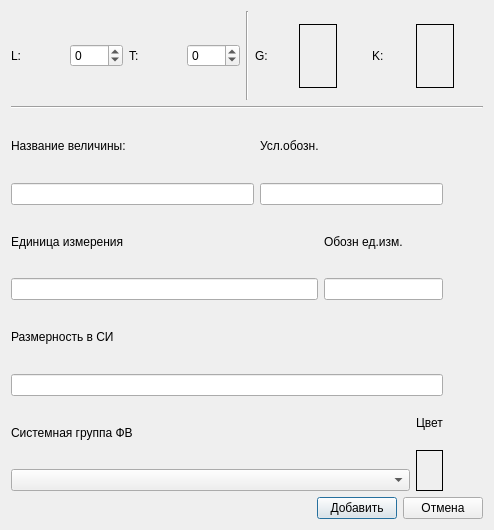
<?xml version="1.0" encoding="UTF-8"?>
<ui version="4.0">
 <class>AddElement</class>
 <widget class="QDialog" name="AddElement">
  <property name="geometry">
   <rect>
    <x>0</x>
    <y>0</y>
    <width>494</width>
    <height>530</height>
   </rect>
  </property>
  <property name="windowTitle">
   <string>Добавление величины</string>
  </property>
  <layout class="QVBoxLayout" name="verticalLayout_8">
   <item>
    <layout class="QHBoxLayout" name="horizontalLayout_16">
     <item>
      <layout class="QHBoxLayout" name="horizontalLayout">
       <item>
        <widget class="QLabel" name="label_2">
         <property name="text">
          <string>L:</string>
         </property>
        </widget>
       </item>
       <item>
        <widget class="QSpinBox" name="l_coord">
         <property name="minimum">
          <number>-100</number>
         </property>
         <property name="maximum">
          <number>100</number>
         </property>
        </widget>
       </item>
       <item>
        <widget class="QLabel" name="label_3">
         <property name="text">
          <string>T:</string>
         </property>
        </widget>
       </item>
       <item>
        <widget class="QSpinBox" name="t_coord">
         <property name="minimum">
          <number>-100</number>
         </property>
         <property name="maximum">
          <number>100</number>
         </property>
        </widget>
       </item>
      </layout>
     </item>
     <item>
      <widget class="Line" name="line">
       <property name="orientation">
        <enum>Qt::Vertical</enum>
       </property>
      </widget>
     </item>
     <item>
      <layout class="QHBoxLayout" name="horizontalLayout_15">
       <item>
        <layout class="QHBoxLayout" name="horizontalLayout_2" stretch="0,0">
         <property name="leftMargin">
          <number>0</number>
         </property>
         <property name="topMargin">
          <number>13</number>
         </property>
         <property name="rightMargin">
          <number>29</number>
         </property>
         <property name="bottomMargin">
          <number>12</number>
         </property>
         <item>
          <widget class="QLabel" name="label_4">
           <property name="text">
            <string>G:</string>
           </property>
          </widget>
         </item>
         <item>
          <widget class="QLabel" name="g_coord">
           <property name="frameShape">
            <enum>QFrame::Box</enum>
           </property>
           <property name="text">
            <string/>
           </property>
           <property name="scaledContents">
            <bool>false</bool>
           </property>
          </widget>
         </item>
        </layout>
       </item>
       <item>
        <layout class="QHBoxLayout" name="horizontalLayout_3">
         <property name="topMargin">
          <number>13</number>
         </property>
         <property name="rightMargin">
          <number>29</number>
         </property>
         <property name="bottomMargin">
          <number>12</number>
         </property>
         <item>
          <widget class="QLabel" name="label_5">
           <property name="text">
            <string>K:</string>
           </property>
          </widget>
         </item>
         <item>
          <widget class="QLabel" name="k_coord">
           <property name="frameShape">
            <enum>QFrame::Box</enum>
           </property>
           <property name="text">
            <string/>
           </property>
          </widget>
         </item>
        </layout>
       </item>
      </layout>
     </item>
    </layout>
   </item>
   <item>
    <widget class="Line" name="line_2">
     <property name="orientation">
      <enum>Qt::Horizontal</enum>
     </property>
    </widget>
   </item>
   <item>
    <layout class="QHBoxLayout" name="horizontalLayout_10" stretch="4,3,0">
     <item>
      <layout class="QVBoxLayout" name="verticalLayout">
       <item>
        <layout class="QHBoxLayout" name="horizontalLayout_6">
         <item>
          <widget class="QLabel" name="label">
           <property name="text">
            <string>Название величины:</string>
           </property>
          </widget>
         </item>
         <item>
          <spacer name="horizontalSpacer_6">
           <property name="orientation">
            <enum>Qt::Horizontal</enum>
           </property>
           <property name="sizeHint" stdset="0">
            <size>
             <width>30</width>
             <height>17</height>
            </size>
           </property>
          </spacer>
         </item>
        </layout>
       </item>
       <item>
        <widget class="QLineEdit" name="nameval"/>
       </item>
      </layout>
     </item>
     <item>
      <layout class="QVBoxLayout" name="verticalLayout_2">
       <item>
        <layout class="QHBoxLayout" name="horizontalLayout_8">
         <item>
          <widget class="QLabel" name="label_7">
           <property name="text">
            <string>Усл.обозн.</string>
           </property>
          </widget>
         </item>
         <item>
          <spacer name="horizontalSpacer_10">
           <property name="orientation">
            <enum>Qt::Horizontal</enum>
           </property>
           <property name="sizeHint" stdset="0">
            <size>
             <width>40</width>
             <height>20</height>
            </size>
           </property>
          </spacer>
         </item>
        </layout>
       </item>
       <item>
        <widget class="QLineEdit" name="symbol"/>
       </item>
      </layout>
     </item>
     <item>
      <spacer name="horizontalSpacer_4">
       <property name="orientation">
        <enum>Qt::Horizontal</enum>
       </property>
       <property name="sizeHint" stdset="0">
        <size>
         <width>40</width>
         <height>20</height>
        </size>
       </property>
      </spacer>
     </item>
    </layout>
   </item>
   <item>
    <layout class="QHBoxLayout" name="horizontalLayout_9" stretch="1,0,0">
     <item>
      <layout class="QVBoxLayout" name="verticalLayout_4">
       <item>
        <layout class="QHBoxLayout" name="horizontalLayout_5">
         <item>
          <widget class="QLabel" name="label_6">
           <property name="text">
            <string>Единица измерения</string>
           </property>
          </widget>
         </item>
         <item>
          <spacer name="horizontalSpacer_7">
           <property name="orientation">
            <enum>Qt::Horizontal</enum>
           </property>
           <property name="sizeHint" stdset="0">
            <size>
             <width>40</width>
             <height>20</height>
            </size>
           </property>
          </spacer>
         </item>
        </layout>
       </item>
       <item>
        <widget class="QLineEdit" name="uom"/>
       </item>
      </layout>
     </item>
     <item>
      <layout class="QVBoxLayout" name="verticalLayout_3">
       <item>
        <layout class="QHBoxLayout" name="horizontalLayout_7">
         <item>
          <widget class="QLabel" name="label_8">
           <property name="text">
            <string>Обозн ед.изм.</string>
           </property>
          </widget>
         </item>
         <item>
          <spacer name="horizontalSpacer_11">
           <property name="orientation">
            <enum>Qt::Horizontal</enum>
           </property>
           <property name="sizeHint" stdset="0">
            <size>
             <width>40</width>
             <height>20</height>
            </size>
           </property>
          </spacer>
         </item>
        </layout>
       </item>
       <item>
        <widget class="QLineEdit" name="suom"/>
       </item>
      </layout>
     </item>
     <item>
      <spacer name="horizontalSpacer_5">
       <property name="orientation">
        <enum>Qt::Horizontal</enum>
       </property>
       <property name="sizeHint" stdset="0">
        <size>
         <width>40</width>
         <height>20</height>
        </size>
       </property>
      </spacer>
     </item>
    </layout>
   </item>
   <item>
    <layout class="QHBoxLayout" name="horizontalLayout_11" stretch="1,0">
     <item>
      <layout class="QVBoxLayout" name="verticalLayout_5">
       <item>
        <layout class="QHBoxLayout" name="horizontalLayout_4">
         <item>
          <widget class="QLabel" name="label_11">
           <property name="text">
            <string>Размерность в СИ</string>
           </property>
          </widget>
         </item>
         <item>
          <spacer name="horizontalSpacer_9">
           <property name="orientation">
            <enum>Qt::Horizontal</enum>
           </property>
           <property name="sizeHint" stdset="0">
            <size>
             <width>40</width>
             <height>20</height>
            </size>
           </property>
          </spacer>
         </item>
        </layout>
       </item>
       <item>
        <widget class="QLineEdit" name="sys_c"/>
       </item>
      </layout>
     </item>
     <item>
      <spacer name="horizontalSpacer">
       <property name="orientation">
        <enum>Qt::Horizontal</enum>
       </property>
       <property name="sizeHint" stdset="0">
        <size>
         <width>40</width>
         <height>20</height>
        </size>
       </property>
      </spacer>
     </item>
    </layout>
   </item>
   <item>
    <layout class="QHBoxLayout" name="horizontalLayout_13" stretch="10,0,0">
     <property name="rightMargin">
      <number>0</number>
     </property>
     <item>
      <layout class="QVBoxLayout" name="verticalLayout_6">
       <item>
        <layout class="QHBoxLayout" name="horizontalLayout_12">
         <item>
          <widget class="QLabel" name="label_9">
           <property name="text">
            <string>Системная группа ФВ</string>
           </property>
          </widget>
         </item>
         <item>
          <spacer name="horizontalSpacer_8">
           <property name="orientation">
            <enum>Qt::Horizontal</enum>
           </property>
           <property name="sizeHint" stdset="0">
            <size>
             <width>40</width>
             <height>20</height>
            </size>
           </property>
          </spacer>
         </item>
        </layout>
       </item>
       <item>
        <widget class="QComboBox" name="comboBox"/>
       </item>
      </layout>
     </item>
     <item>
      <layout class="QVBoxLayout" name="verticalLayout_7">
       <item>
        <widget class="QLabel" name="label_10">
         <property name="text">
          <string>Цвет</string>
         </property>
        </widget>
       </item>
       <item>
        <widget class="QLabel" name="color_value">
         <property name="frameShape">
          <enum>QFrame::Box</enum>
         </property>
         <property name="text">
          <string/>
         </property>
        </widget>
       </item>
      </layout>
     </item>
     <item>
      <spacer name="horizontalSpacer_3">
       <property name="orientation">
        <enum>Qt::Horizontal</enum>
       </property>
       <property name="sizeHint" stdset="0">
        <size>
         <width>40</width>
         <height>20</height>
        </size>
       </property>
      </spacer>
     </item>
    </layout>
   </item>
   <item>
    <layout class="QHBoxLayout" name="horizontalLayout_14">
     <item>
      <spacer name="horizontalSpacer_2">
       <property name="orientation">
        <enum>Qt::Horizontal</enum>
       </property>
       <property name="sizeHint" stdset="0">
        <size>
         <width>40</width>
         <height>20</height>
        </size>
       </property>
      </spacer>
     </item>
     <item>
      <widget class="QPushButton" name="pushButton">
       <property name="text">
        <string>Добавить</string>
       </property>
       <property name="icon">
        <iconset resource="res.qrc">
         <normaloff>:/pics/pics/ok.png</normaloff>:/pics/pics/ok.png</iconset>
       </property>
      </widget>
     </item>
     <item>
      <widget class="QPushButton" name="pushButton_2">
       <property name="text">
        <string>Отмена</string>
       </property>
       <property name="icon">
        <iconset resource="res.qrc">
         <normaloff>:/pics/pics/closehide.png</normaloff>:/pics/pics/closehide.png</iconset>
       </property>
      </widget>
     </item>
    </layout>
   </item>
  </layout>
 </widget>
 <tabstops>
  <tabstop>nameval</tabstop>
  <tabstop>symbol</tabstop>
  <tabstop>uom</tabstop>
  <tabstop>suom</tabstop>
  <tabstop>sys_c</tabstop>
  <tabstop>comboBox</tabstop>
  <tabstop>l_coord</tabstop>
  <tabstop>t_coord</tabstop>
  <tabstop>pushButton</tabstop>
  <tabstop>pushButton_2</tabstop>
 </tabstops>
 <resources>
  <include location="res.qrc"/>
 </resources>
 <connections/>
</ui>
